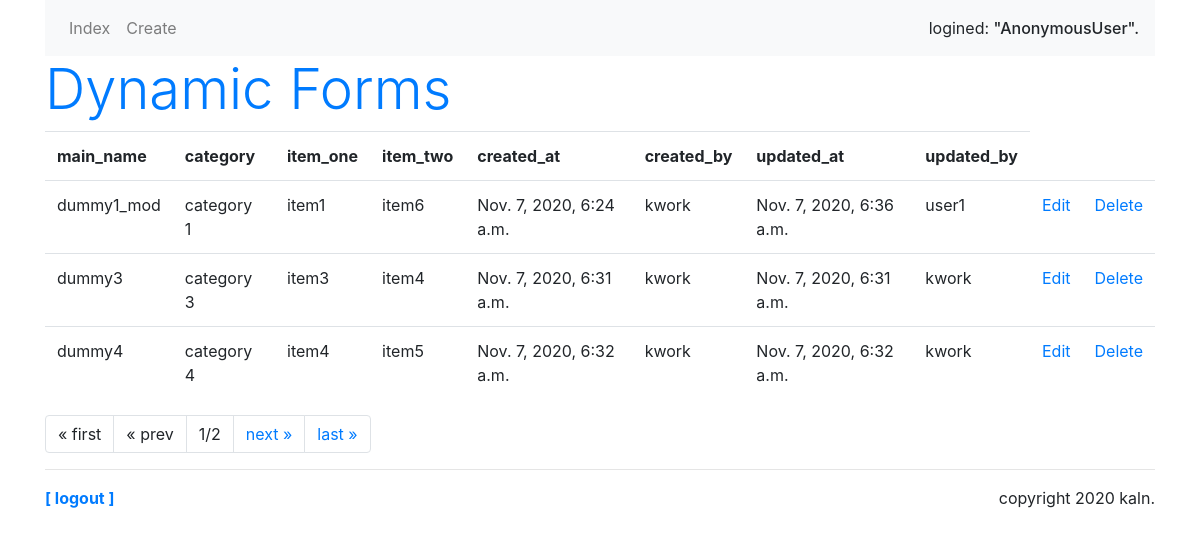
Page /mainapp/ on the committed database.
### mainapp/models.py (models this page shows, shortened)
class mainModel(models.Model):
    main_name = models.CharField(max_length=10)
    category = models.ForeignKey(MstOneModel, on_delete=models.CASCADE)
    item_one = models.ForeignKey(MstTwoModel, on_delete=models.CASCADE, related_name='item_one')
    item_two = models.ForeignKey(MstTwoModel, on_delete=models.CASCADE, related_name='item_two')
    created_at = models.DateTimeField(auto_now_add=True)
    updated_at = models.DateTimeField(auto_now=True)
    created_by = models.ForeignKey(User, on_delete=models.DO_NOTHING, related_name='created_by')
    updated_by = models.ForeignKey(User, on_delete=models.DO_NOTHING, related_name='updated_by')

### MstOne/models.py (models this page shows, shortened)
class MstOneModel(models.Model):
    category_name = models.CharField(max_length=30)
    category_name_abbreviation = models.CharField(max_length=10)
    created_at = models.DateTimeField(auto_now_add=True)
    updated_at = models.DateTimeField(auto_now=True)

### MstTwo/models.py (models this page shows, shortened)
class MstTwoModel(models.Model):
    item_name = models.CharField(max_length=50)
    item_name_abbreviation = models.CharField(max_length=10)
    item_Boolean = models.BooleanField()
    item_number = models.IntegerField(default=0)
    created_at = models.DateTimeField(auto_now_add=True)
    updated_at = models.DateTimeField(auto_now=True)

### mainapp/views.py (the view)
# urls.py: path('', views.index, name='index'),
def index(request, num=1):
    data = mainModel.objects.all()
    page = Paginator(data, 3)
    params = {
        'login_user': request.user,
        'data': page.get_page(num),
    }
    return render(request, 'mainapp/index.html', params)

### mainapp/templates/mainapp/index.html (shortened to what this page needs)
{% extends 'mainapp/layout.html' %}
{% block header %}
<h1 class="display-4 text-primary">Dynamic Forms</h1>
{% endblock header %}
{% block content %}
    <table class="table">
        <tr>
            <th>main_name</th>
            <th>category</th>
            <th>item_one</th>
            <th>item_two</th>
            <th>created_at</th>
            <th>created_by</th>
            <th>updated_at</th>
            <th>updated_by</th>
        </tr>
        {% for item in data %}
        <tr>
            <td>{{ item.main_name }}</td>
            <td>{{ item.category.category_name }}</td>
            <td>{{ item.item_one.item_name }}</td>
            <td>{{ item.item_two.item_name }}</td>
            <td>{{ item.created_at }}</td>
            <td>{{ item.created_by }}</td>
            <td>{{ item.updated_at }}</td>
            <td>{{ item.updated_by }}</td>
            <td>
                <a href="{% url 'mainapp:edit' item.id %}">Edit</a>
            </td>
            <td>
                <a href="{% url 'mainapp:delete' item.id %}">Delete</a>
            </td>
        </tr>
        {% endfor %}
    </table>
    <ul class="pagination">
        {% if data.has_previous %}
        <li class="page-item">
            <a class="page-link" href="{% url 'mainapp:index' %}">
                &laquo; first
            </a>
        </li>
        <li class="page-item">
            <a class="page-link" href="{% url 'mainapp:index' %}{{ data.previous_page_number }}">
                &laquo; prev
            </a>
        </li>
        {% else %}
        <li class="page-item">
            <a class="page-link">
                &laquo; first
            </a>
        </li>
        <li class="page-item">
            <a class="page-link">
                &laquo; prev
            </a>
        </li>
        {% endif %}
        <li class="page-item">
            <a class="page-link">
                {{ data.number }}/{{ data.paginator.num_pages }}
            </a>
        </li>
        {% if data.has_next %}
        <li class="page-item">
            <a class="page-link" href="{% url 'mainapp:index' %}{{ data.next_page_number }}">
                next &raquo;
            </a>
        </li>
        <li class="page-item">
            <a class="page-link" href="{% url 'mainapp:index' %}{{ data.paginator.num_pages }}">
                last &raquo;
            </a>
        </li>
        {% endif %}
    </ul>
{% endblock content %}

### mainapp/templates/mainapp/layout.html (shortened to what this page needs)
{% load static %}
<!DOCTYPE html>
<html lang="ja">
<head>
    <link rel="stylesheet" href="https://stackpath.bootstrapcdn.com/bootstrap/4.5.0/css/bootstrap.min.css">
</head>
<body class="container">
    <nav class="navbar navbar-expand navbar-light bg-light">
        <ul class="navbar-nav mr-auto">
            <li class="nav-item">
                <a class="nav-link" href="{% url 'mainapp:index' %}">Index</a>
            </li>
            <li class="nav-item">
                <a class="nav-link" href="{% url 'mainapp:create' %}">Create</a>
            </li>
        </ul>
        <span>logined: <span class="h6">"{{ login_user }}".</span></span>
    </nav>
    <nav>{% block header %}{% endblock header %}</nav>
    <nav>{% block content %}{% endblock content %}</nav>
    <hr>
    <div class="my-3">
        <span class="font-weight-bold">
            <a href="/admin/logout?next=/mainapp/">[ logout ]</a>
        </span>
        <span class="float-right">copyright 2020 kaln.</span>
    </div>
</body>
</html>

### rows in the picture
mainModel: main_name "dummy1_mod", category.category_name "category 1", item_one.item_name "item1", item_two.item_name "item6", created_at "Nov. 7, 2020, 6:24 a.m.", created_by "kwork", updated_at "Nov. 7, 2020, 6:36 a.m.", updated_by "user1"
mainModel: main_name "dummy3", category.category_name "category 3", item_one.item_name "item3", item_two.item_name "item4", created_at "Nov. 7, 2020, 6:31 a.m.", created_by "kwork", updated_at "Nov. 7, 2020, 6:31 a.m.", updated_by "kwork"
mainModel: main_name "dummy4", category.category_name "category 4", item_one.item_name "item4", item_two.item_name "item5", created_at "Nov. 7, 2020, 6:32 a.m.", created_by "kwork", updated_at "Nov. 7, 2020, 6:32 a.m.", updated_by "kwork"

### other values in the picture
{{ login_user }} "AnonymousUser"
{{ data.number }} "1"
{{ data.paginator.num_pages }} "2"
